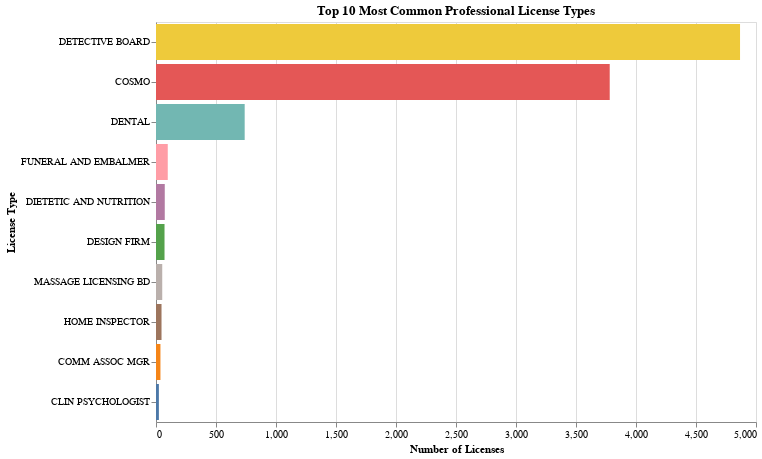

This figure's notebook cell:
### Markdown cell above
## Plot 1 - static

### Code cell
license_counts = (
    df['License Type']
    .value_counts()
    .reset_index(name='COUNT')
    .rename(columns={'index': 'License Type'})
    .head(10)
)

plot1 = alt.Chart(license_counts).mark_bar().encode(
    x=alt.X('COUNT:Q', title='Number of Licenses'),
    y=alt.Y('License Type:N', sort='-x', title='License Type'),
    color=alt.Color('License Type:N', legend=None)
).properties(
    width=600,
    height=400,
    title='Top 10 Most Common Professional License Types'
)

plot1

### Figure 1 — Vega-Lite specification as saved in the notebook (floating-point values rounded to 4 significant figures)
{"config": {"view": {"continuousWidth": 300, "continuousHeight": 300}}, "data": {"name": "data-51da0bbb9807984e0615bdbfb8daec1a"}, "mark": {"type": "bar"}, "encoding": {"color": {"field": "License Type", "legend": null, "type": "nominal"}, "x": {"field": "COUNT", "title": "Number of Licenses", "type": "quantitative"}, "y": {"field": "License Type", "sort": "-x", "title": "License Type", "type": "nominal"}}, "height": 400, "title": "Top 10 Most Common Professional License Types", "width": 600, "$schema": "https://vega.github.io/schema/vega-lite/v5.20.1.json", "datasets": {"data-51da0bbb9807984e0615bdbfb8daec1a": [{"License Type": "DETECTIVE BOARD", "COUNT": 4867}, {"License Type": "COSMO", "COUNT": 3781}, {"License Type": "DENTAL", "COUNT": 739}, {"License Type": "FUNERAL AND EMBALMER", "COUNT": 98}, {"License Type": "DIETETIC AND NUTRITION", "COUNT": 73}, {"License Type": "DESIGN FIRM", "COUNT": 71}, {"License Type": "MASSAGE LICENSING BD", "COUNT": 52}, {"License Type": "HOME INSPECTOR", "COUNT": 46}, {"License Type": "COMM ASSOC MGR", "COUNT": 37}, {"License Type": "CLIN PSYCHOLOGIST", "COUNT": 24}]}}
